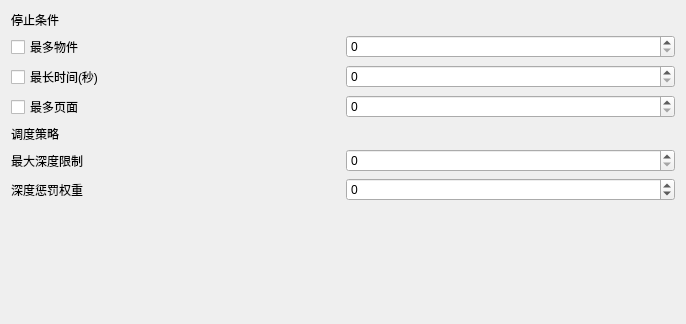
<?xml version="1.0" encoding="UTF-8"?>
<ui version="4.0">
 <class>Form</class>
 <widget class="QWidget" name="Form">
  <property name="geometry">
   <rect>
    <x>0</x>
    <y>0</y>
    <width>686</width>
    <height>324</height>
   </rect>
  </property>
  <property name="windowTitle">
   <string>Form</string>
  </property>
  <layout class="QGridLayout" name="gridLayout">
   <item row="0" column="0">
    <widget class="QLabel" name="label">
     <property name="sizePolicy">
      <sizepolicy hsizetype="Preferred" vsizetype="Fixed">
       <horstretch>0</horstretch>
       <verstretch>0</verstretch>
      </sizepolicy>
     </property>
     <property name="text">
      <string>停止条件</string>
     </property>
    </widget>
   </item>
   <item row="1" column="0">
    <widget class="QCheckBox" name="chkMaxItem">
     <property name="text">
      <string>最多物件</string>
     </property>
    </widget>
   </item>
   <item row="1" column="1">
    <widget class="QSpinBox" name="spbMaxItem"/>
   </item>
   <item row="2" column="0">
    <widget class="QCheckBox" name="chkMaxTime">
     <property name="text">
      <string>最长时间(秒)</string>
     </property>
    </widget>
   </item>
   <item row="2" column="1">
    <widget class="QSpinBox" name="spbMaxTime">
     <property name="maximum">
      <number>86400</number>
     </property>
     <property name="singleStep">
      <number>300</number>
     </property>
    </widget>
   </item>
   <item row="3" column="0">
    <widget class="QCheckBox" name="chkMaxPage">
     <property name="text">
      <string>最多页面</string>
     </property>
    </widget>
   </item>
   <item row="3" column="1">
    <widget class="QSpinBox" name="spbMaxPage"/>
   </item>
   <item row="4" column="0">
    <widget class="QLabel" name="label_11">
     <property name="text">
      <string>调度策略</string>
     </property>
    </widget>
   </item>
   <item row="5" column="0">
    <widget class="QLabel" name="label_18">
     <property name="toolTip">
      <string>&lt;html&gt;&lt;head/&gt;&lt;body&gt;&lt;p&gt;限制网页最大深度，&lt;span style=&quot; font-weight:600;&quot;&gt;（0为没有限制）&lt;/span&gt;&lt;/p&gt;&lt;/body&gt;&lt;/html&gt;</string>
     </property>
     <property name="text">
      <string>最大深度限制</string>
     </property>
    </widget>
   </item>
   <item row="5" column="1">
    <widget class="QSpinBox" name="spbMaxDepth">
     <property name="toolTip">
      <string>&lt;html&gt;&lt;head/&gt;&lt;body&gt;&lt;p&gt;限制网页最大深度，&lt;span style=&quot; font-weight:600;&quot;&gt;（0为没有限制）&lt;/span&gt;&lt;/p&gt;&lt;/body&gt;&lt;/html&gt;</string>
     </property>
    </widget>
   </item>
   <item row="6" column="0">
    <widget class="QLabel" name="label_19">
     <property name="toolTip">
      <string>&lt;html&gt;&lt;head/&gt;&lt;body&gt;&lt;p&gt;取值可正可负，越大对应&lt;span style=&quot; font-weight:600;&quot;&gt;广度优先&lt;/span&gt;；越小对应&lt;span style=&quot; font-weight:600;&quot;&gt;深度优先&lt;/span&gt;&lt;/p&gt;&lt;/body&gt;&lt;/html&gt;</string>
     </property>
     <property name="text">
      <string>深度惩罚权重</string>
     </property>
    </widget>
   </item>
   <item row="6" column="1">
    <widget class="QSpinBox" name="spbMaxDepthWeight">
     <property name="minimum">
      <number>-99</number>
     </property>
    </widget>
   </item>
   <item row="7" column="0">
    <spacer name="verticalSpacer_3">
     <property name="orientation">
      <enum>Qt::Vertical</enum>
     </property>
     <property name="sizeHint" stdset="0">
      <size>
       <width>20</width>
       <height>115</height>
      </size>
     </property>
    </spacer>
   </item>
  </layout>
 </widget>
 <resources/>
 <connections/>
</ui>
